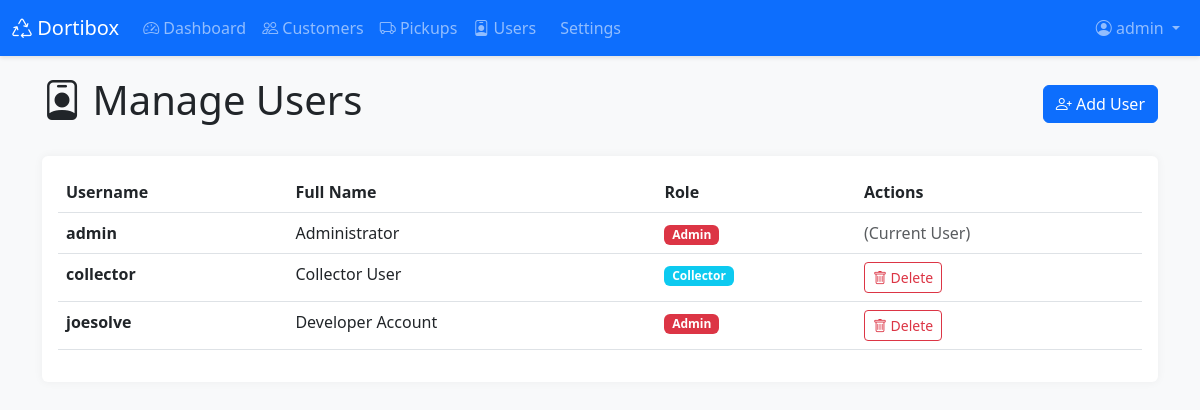
Before: /admin/users (signed in) with the older database file.
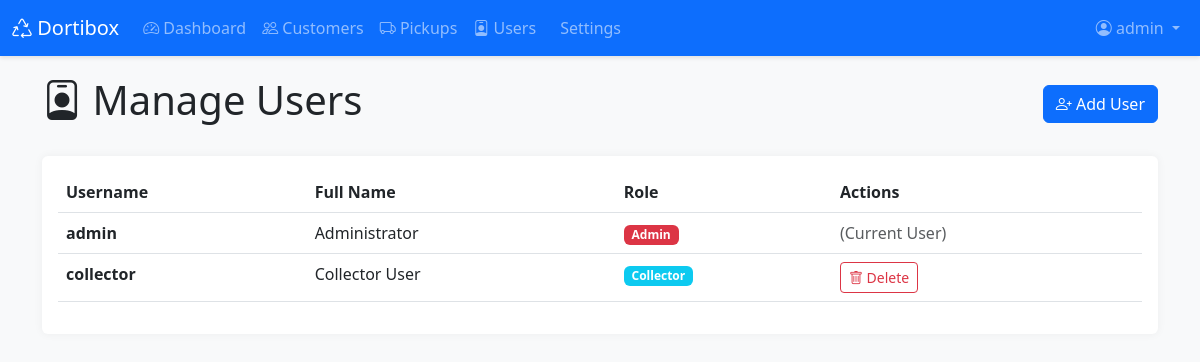
After: the same page with the newer database file.
### app.py (models this page shows, shortened)
class User(db.Model):
    id = db.Column(db.Integer, primary_key=True)
    username = db.Column(db.String(80), unique=True, nullable=False)
    password_hash = db.Column(db.String(200), nullable=False)
    role = db.Column(db.String(20), nullable=False)
    full_name = db.Column(db.String(100))

### app.py (the view)
@app.route('/admin/users')
@admin_required
def admin_users():
    users = User.query.all()
    return render_template('admin_users.html', users=users)

### app.py (called while the page is built)
@app.context_processor
def inject_now():
    return {
        'now': datetime.now,
        'abs': abs  # Add abs function
    }

def admin_required(f):
    @wraps(f)
    def decorated_function(*args, **kwargs):
        if 'user_id' not in session:
            flash('Please log in to access this page.', 'warning')
            return redirect(url_for('login'))
        user = User.query.get(session['user_id'])
        if user.role != 'admin':
            flash('You do not have permission to access this page.', 'danger')
            return redirect(url_for('dashboard'))
        return f(*args, **kwargs)
    return decorated_function

### templates/admin_users.html (shortened to what this page needs)
{% extends "base.html" %}
{% block content %}
<div class="container">
    <div class="d-flex justify-content-between align-items-center mb-4">
        <h1><i class="bi bi-person-badge"></i> Manage Users</h1>
        <a href="{{ url_for('add_user') }}" class="btn btn-primary">
            <i class="bi bi-person-plus"></i> Add User
        </a>
    </div>
    <div class="card">
        <div class="card-body">
            <div class="table-responsive">
                <table class="table table-hover">
                    <thead>
                        <tr>
                            <th>Username</th>
                            <th>Full Name</th>
                            <th>Role</th>
                            <th>Actions</th>
                        </tr>
                    </thead>
                    <tbody>
                        {% for user in users %}
                        <tr>
                            <td><strong>{{ user.username }}</strong></td>
                            <td>{{ user.full_name or '-' }}</td>
                            <td>
                                {% if user.role == 'admin' %}
                                <span class="badge bg-danger">Admin</span>
                                {% else %}
                                <span class="badge bg-info">Collector</span>
                                {% endif %}
                            </td>
                            <td>
                                {% if user.id != session.user_id %}
                                <form method="POST" action="{{ url_for('delete_user', id=user.id) }}"
                                      style="display:inline;"
                                      onsubmit="return confirm('Are you sure you want to delete this user?');">
                                    <button type="submit" class="btn btn-sm btn-outline-danger">
                                        <i class="bi bi-trash"></i> Delete
                                    </button>
                                </form>
                                {% else %}
                                <span class="text-muted">(Current User)</span>
                                {% endif %}
                            </td>
                        </tr>
                        {% endfor %}
                    </tbody>
                </table>
            </div>
        </div>
    </div>
</div>
{% endblock %}

Changed rows visible on the page:
removed User: username "joesolve", full_name "Developer Account", role "Admin"
